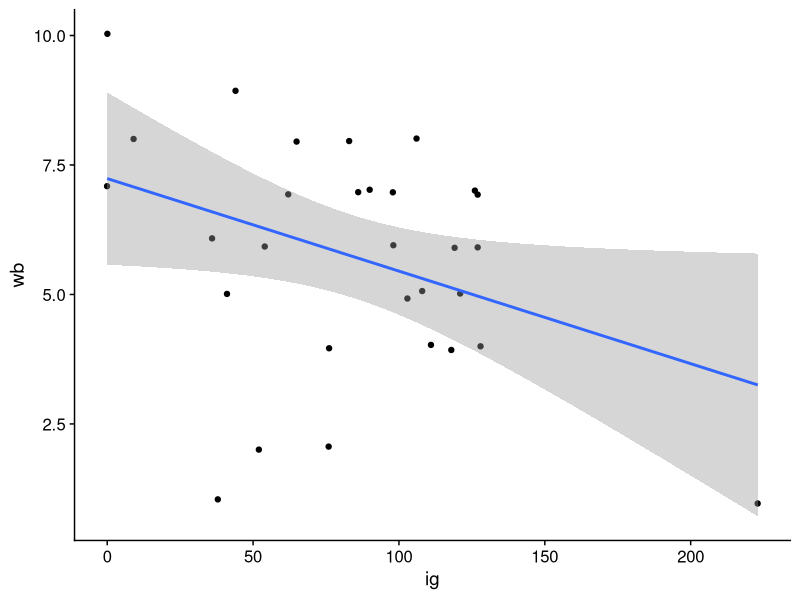
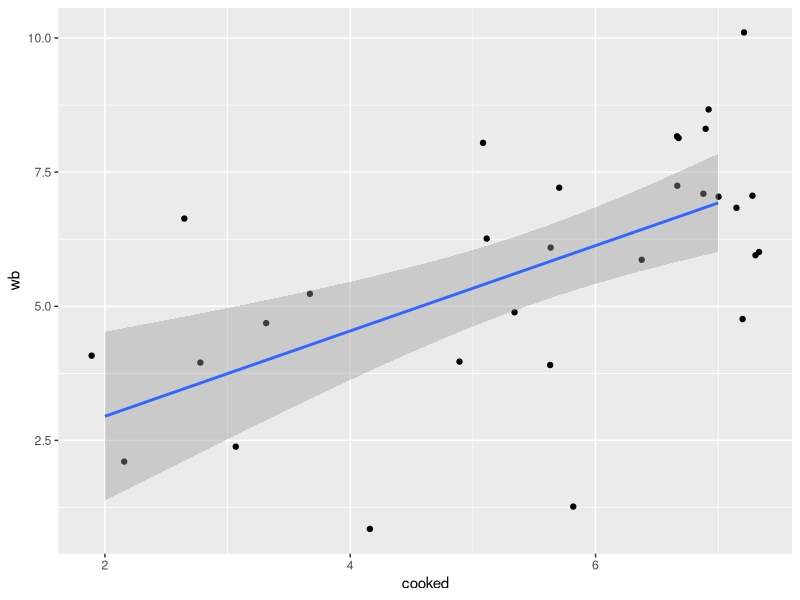
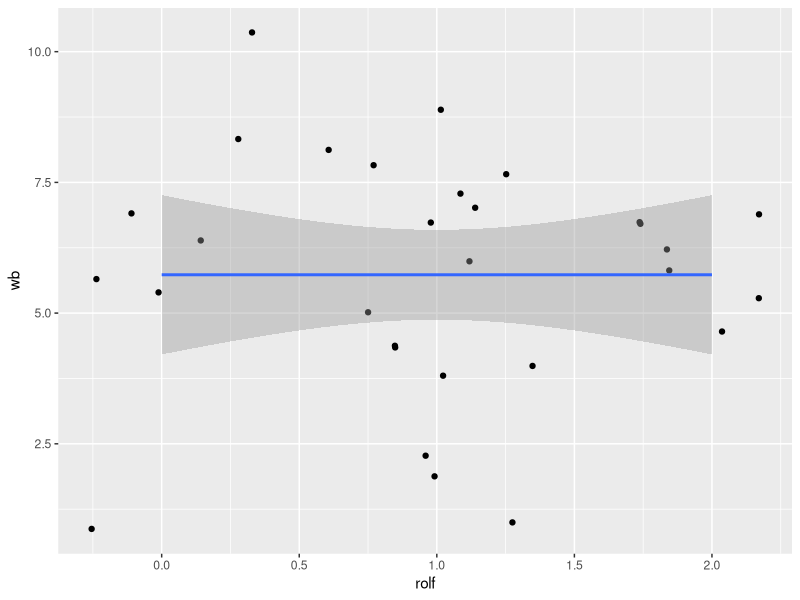

Generate these figures, in order, with R: (Note: this script raises an error after producing the figures.)
library('tidyverse')
library('cowplot')

# PART 1
dw <- read_csv("wb_warwick.csv")
glimpse(dw)

## Task 1
lm(wb ~ 1, dw)

fit1 <- lm(wb ~ ig, dw)
summary(fit1)
ggplot(dw, mapping=aes(x=ig,y=wb)) + geom_jitter(height=0.1,width=0.1) + geom_smooth(method='lm') + theme_cowplot()

fit2 <- lm(wb ~ cooked, dw)
summary(fit2)
ggplot(dw, mapping=aes(x=cooked,y=wb)) + geom_point(position='jitter') + geom_smooth(method='lm')

fit3 <- lm(wb ~ rolf, dw)
summary(fit3)
ggplot(dw, mapping=aes(x=rolf,y=wb)) + geom_point(position='jitter') + geom_smooth(method='lm')

### The scatter plot showing well-being against number of instagram followers shows that there exists one possible
### outlier with >200 followers

dw2 <- dw1 %>% filter(ig<200)
fit4 <- lm(wb ~ ig, dw2)
summary(fit4)
ggplot(dw2, mapping=aes(x=ig,y=wb)) + geom_jitter(height=0.1,width=0.1) + geom_smooth(method='lm') + theme_cowplot()

### After removing the outlier, ig is no  longer a statistically significant estimator of well-being, and the
### and the relationship is almost flat.

fit5 <- lm(wb ~ cooked, dw2)
summary(fit5)
ggplot(dw2, mapping=aes(x=cooked,y=wb)) + geom_jitter(height=0.1,width=0.1) + geom_smooth(method='lm') + theme_cowplot()

### the relationship becomes stronger after removing the outlier

fit6 <- lm(wb ~ rolf, dw2)
summary(fit6)
ggplot(dw2, mapping=aes(x=rolf,y=wb)) + geom_jitter(height=0.1,width=0.1) + geom_smooth(method='lm') + theme_cowplot()

### cooking is the best predictor with an R^2 score of 0.36, and has the strongest bivariate relationship with
### with well-being with a coefficient of 0.793

sigma(fit1)
sigma(fit2)
sigma(fit3)

### fit2 has the lowest residual standard deviation, which makes it also the most accurate estimator.

### wb = 7.237 + -0.018ig
### wb = 5.73 - 5.34*10^-16rolf

### H0: b_1 = 0 v. H1: b_1 != 0

df1 <-  data.frame(ig=c(10,100,200))
predict(fit4,newdata=df1)
### for all (ig,wb): (10,7.05); (100,5.45); (200,3.66)
### this is probably not very accurate due to the low goodness-of-fit and the low coefficient for ig

df2 <- data.frame(cooked=c(1,3,6))
predict(fit5,newdata=df2)
### for all (cooked,wb): (1,2.15); (3,3.74); (6,6.13)
### this might be more accurate with the higher goodness-of-fit 

df3 <- data.frame(rolf=c(0,3,7))
predict(fit6,newdata=df3)
### for all (rolf,wb): (0,5.73); (3,5.73); (7,5.73)
### This might be accurate predictions as there is almost no relationship between `rolf` and `wb`

### ultimately, with such a small sample size, the results of the regression analyses are not convincing, and the 
### effectiveness of the models may not translate to data outside the sample.

### Predictions could be improved by improving the sample size

df4 <- data.frame(cooked=c(0,1,2,3,4,5,6,7))
predict(fit5,newdata=df4,interval='prediction')

dfp <- as_tibble(predict(fit5,newdata=df4,interval='prediction'))
dfc <- as_tibble(predict(fit5,newdata=df4,interval='confidence'))
dfp <- dfp %>% mutate(lwr_c=dfc$lwr,upr_c=dfc$upr)

dfP_long <- dfp %>% pivot_longer(c('lwr','upr','lwr_c','upr_c'),names_to='interval', values_to='prediction')
ggplot(dfp_long, mapping=aes(x=))
